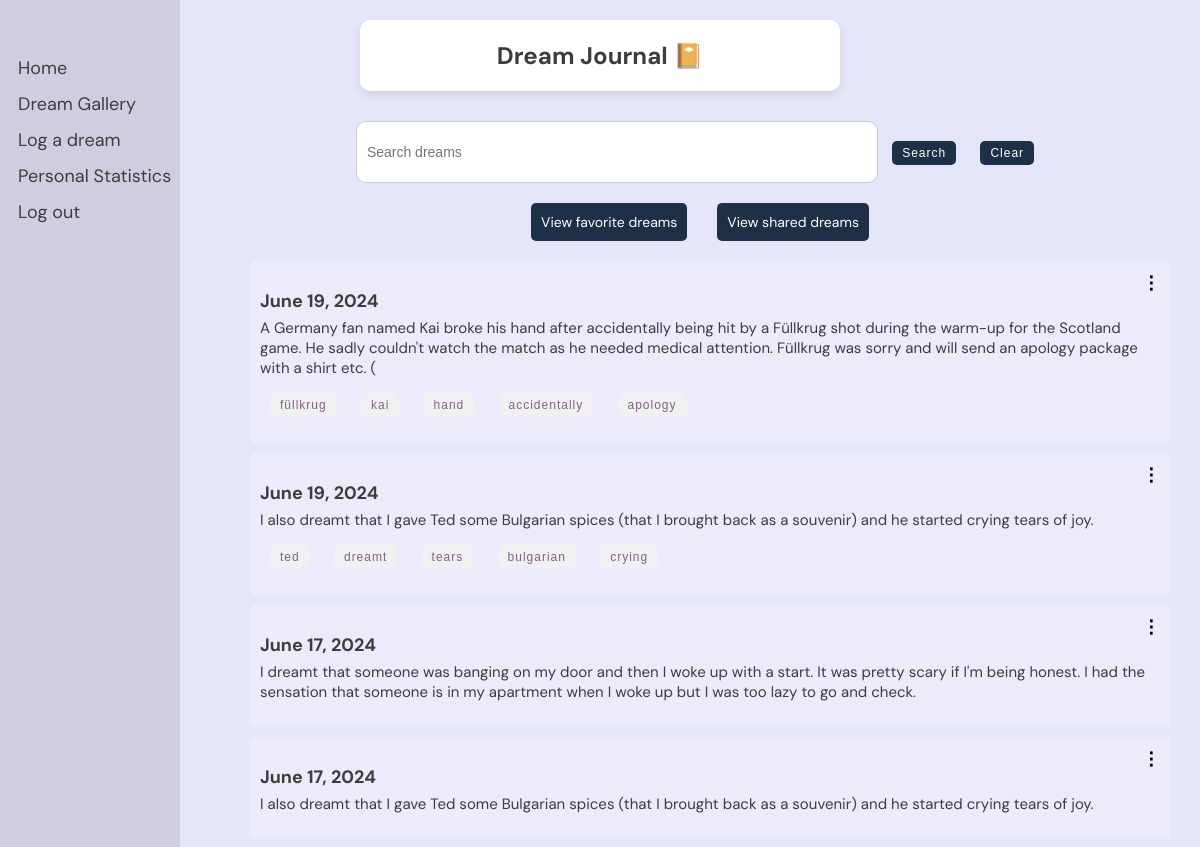
The page /dreams/journal/ (signed in, upper part) on the database as committed earlier.
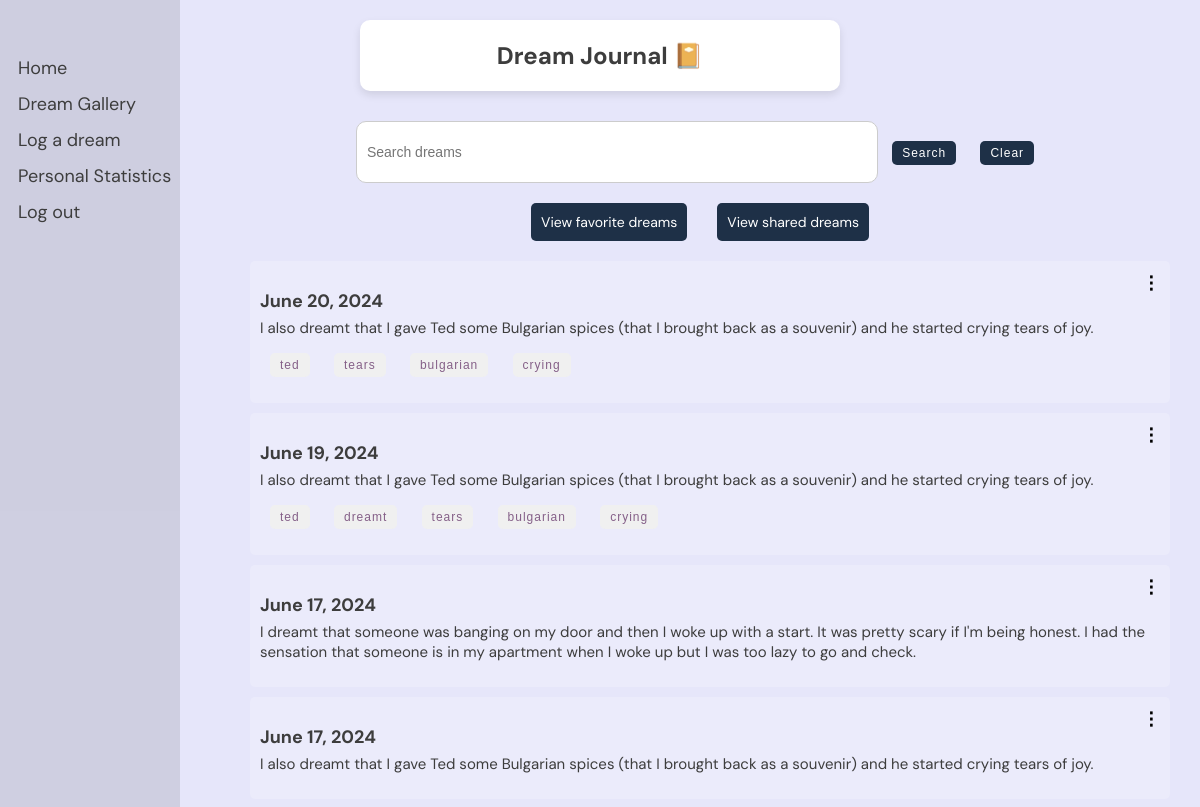
The same page on the database as committed later.
### dreams/models.py (models this page shows, shortened)
class Dream(models.Model):
    user = models.ForeignKey(User, on_delete=models.CASCADE)
    date = models.DateField()
    content = models.TextField()
    shared = models.BooleanField(default=False)
    processed = models.BooleanField(default=False)
    is_favorite = models.BooleanField(default=False)
    keywords = models.JSONField(default=list, blank=True)

### dreams/views.py (the view)
# urls.py: path('journal/', views.dream_journal, name='dream_journal'),
@login_required
def dream_journal(request):
    query = request.GET.get('q', '')
    dreams = Dream.objects.filter(user=request.user)
    if query:
        dreams = dreams.filter(content__icontains=query)
    context = {
        'dreams': dreams,
        'query': query,
    }
    return render(request, 'dreams/dream_journal.html', context)

### dreams/templatetags/highlight.py (called while the page is built)
@register.filter(name='highlight')
def highlight(text, search):
    pattern = re.compile(re.escape(search), re.IGNORECASE)
    highlighted_text = pattern.sub(f'<span class="highlight">{search}</span>', text)
    return highlighted_text

### dreams/templates/dreams/dream_journal.html (shortened to what this page needs)
{% load static %}
{% load highlight %}
<!DOCTYPE html>
<html>
<head>
    <link rel="stylesheet" type="text/css" href="{% static 'css/styles.css' %}">
</head>
<body>
    <div class="header">
        <h2>Dream Journal 📔</h2>
    </div>
    <div class="sidenav">
        <a href="/">Home</a>
        <a href="{% url 'dreams:gallery' %}">Dream Gallery</a>
        <a href="{% url 'dreams:log_dream' %}">Log a dream</a>
        <a href="{% url 'dreams:personal_statistics' %}">Personal Statistics</a>
        <a href="{% url 'logout' %}">Log out</a>
    </div>
    <div class="container">
        <form class="search-form" method="get" action="{% url 'dreams:dream_journal' %}">
            <input id="searchInput" type="text" name="q" placeholder="Search dreams" value="{{ query }}">
            <button type="submit">Search</button>
            <button type="button" onclick="clearSearch()">Clear</button>
        </form>
        <div class="button-container">
            <div>
                {% if is_favorite_view %}
                    <a href="{% url 'dreams:dream_journal' %}" class="button">View all dreams</a>
                {% else %}
                    <a href="{% url 'dreams:view_favorite' %}" class="button">View favorite dreams</a>
                {% endif %}
            </div>
            <div>
                {% if is_shared_view %}
                    <a href="{% url 'dreams:dream_journal' %}" class="button">View all dreams</a>
                {% else %}
                    <a href="{% url 'dreams:view_own_shared' %}" class="button">View shared dreams</a>
                {% endif %}
            </div>
        </div>
        <div class="dreams">
            {% if dreams %}
                {% for dream in dreams|dictsortreversed:"date" %}
    {% if not query or query|lower in dream.content|lower %}
        <div class="dream">
            <h3 class="dream-date">{{ dream.date }}</h3>
            <p class="dream-content">
                {% autoescape off %}
                {{ dream.content|safe|highlight:query }}
                {% endautoescape %}
            </p>
            <p class="keyword-form">
                {% for keyword in dream.keywords %}
                <form class="keyword-form" method="get" action="{% url 'dreams:dream_journal' %}">
                    <button type="submit">{{ keyword }}</button>
                </form>
                {% endfor %}
            </p>
            <div class="menu">
                <span class="icon">⋮</span>
            </div>
        </div>
    {% endif %}
{% endfor %}
            {% else %}
                <p>No dreams found.</p>
            {% endif %}
        </div>
    </div>
</body>
</html>

Rows that differ between the two databases and show on the page:
removed Dream: date "June 19, 2024", content|highlight "A G e r m a n y f a n n a m e d K a i b r o k e h i s h a n d a f t e r a c c i d e n t a l l y b e i n g h i t b y a F ü l l k r u g s h o t d u r i n g t h e w a r m - u p f o r t h e S c o t l a n d g a m e . H e s a d l y c o u l d n ' t w a t c h t h e m a t c h a s h e n e e d e d m e d i c a l a t t e n t i o n . F ü l l k r u g w a s s o r r y a n d w i l l s e n d a n a p o l o g y p a c k a g e w i t h a s h i r t e t c . (", keywords "füllkrug" "kai" "hand" "accidentally" "apology"
added Dream: date "June 20, 2024", content|highlight "I a l s o d r e a m t t h a t I g a v e T e d s o m e B u l g a r i a n s p i c e s ( t h a t I b r o u g h t b a c k a s a s o u v e n i r ) a n d h e s t a r t e d c r y i n g t e a r s o f j o y .", keywords "ted" "tears" "bulgarian" "crying"
